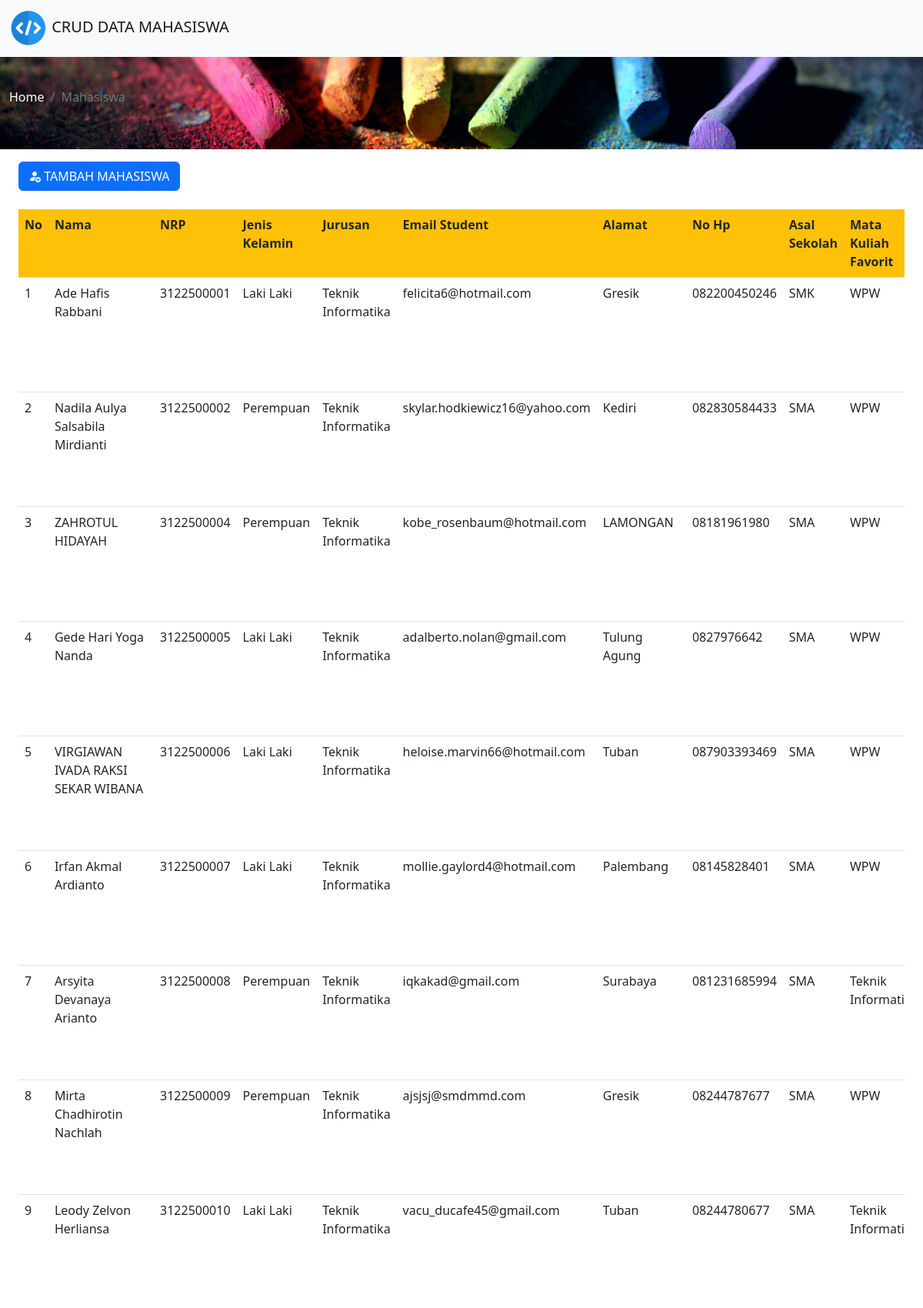
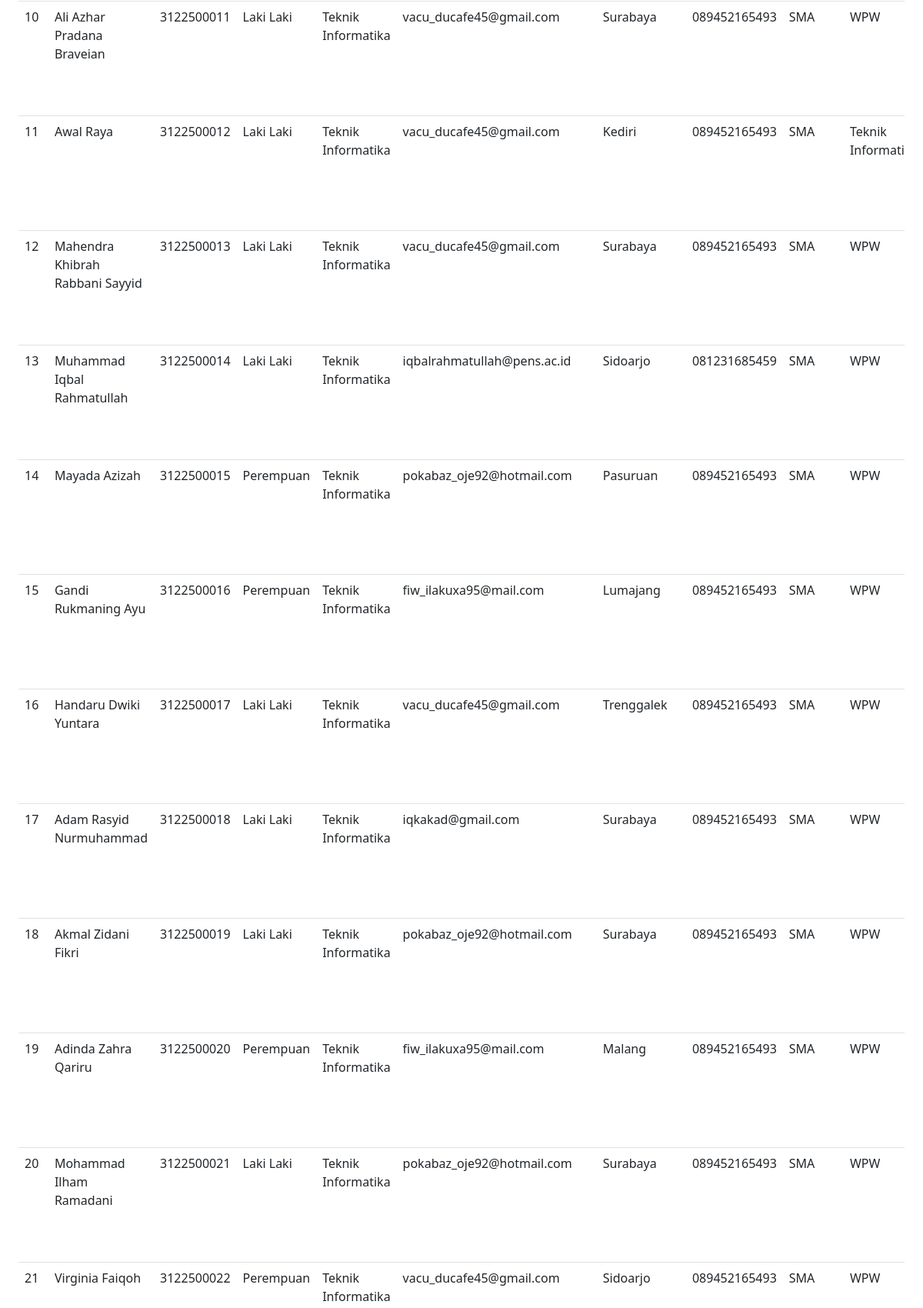
The page / (upper part) on the database its author committed (2 pictures, top to bottom).
### tables this page shows
CREATE TABLE `mahasiswa` (
  `id` int(11) NOT NULL,
  `nama` varchar(50) NOT NULL,
  `nrp` char(11) NOT NULL,
  `jenis_kelamin` set('Laki Laki','Perempuan','','') NOT NULL,
  `jurusan` varchar(20) NOT NULL,
  `email_student` varchar(50) NOT NULL,
  `alamat` varchar(20) NOT NULL,
  `phone` varchar(12) NOT NULL,
  `asal_sekolah` varchar(20) NOT NULL,
  `mata_kuliah_favorit` varchar(20) NOT NULL,
  `hobi` varchar(20) NOT NULL
);

### index.php (the view, shortened to what this page needs)
<!DOCTYPE html>
<html>
<head>
    <link rel="stylesheet" href="./assets/style.css">
    <link rel="stylesheet" href="https://cdn.jsdelivr.net/npm/bootstrap-icons@1.10.3/font/bootstrap-icons.css">
    <link href="https://cdn.jsdelivr.net/npm/bootstrap@5.2.3/dist/css/bootstrap.min.css" rel="stylesheet">
</head>
<body>
    <nav class="navbar bg-light">
        <div class="container-fluid">
            <a class="navbar-brand" href="#">
                <img src="./assets/logo.png" alt="Logo" width="50" class="d-inline-block align-text-center">
                CRUD DATA MAHASISWA
            </a>
        </div>
    </nav>
    <div class="container-fluid header mb-3">
        <nav aria-label="breadcrumb">
            <ol class="breadcrumb text-white">
                <li class="breadcrumb-item" aria-current="page">Home</li>
                <li class="breadcrumb-item active" aria-current="page">Mahasiswa</li>
            </ol>
        </nav>
    </div>
    <div class="container-fluid px-4">
        <a class="btn btn-primary" href="tambah.php"><i class="bi bi-person-fill-add"></i> TAMBAH MAHASISWA</a>
        <br />
        <br />
        <div class="table-responsive">
            <table class="table table-hover border-bottom">
                <tr class="bg-warning">
                    <th>No</th>
                    <th>Nama</th>
                    <th>NRP</th>
                    <th>Jenis Kelamin</th>
                    <th>Jurusan</th>
                    <th>Email Student</th>
                    <th>Alamat</th>
                    <th>No Hp</th>
                    <th>Asal Sekolah</th>
                    <th>Mata Kuliah Favorit</th>
                </tr>
                <?php
                include 'koneksi.php';
                $data = mysqli_query($koneksi, "select * from mahasiswa");
                while ($d = mysqli_fetch_array($data)) {
                ?>
                    <tr>
                        <td><?php echo $d['id']; ?></td>
                        <td><?php echo $d['nama']; ?></td>
                        <td><?php echo $d['nrp']; ?></td>
                        <td><?php echo $d['jenis_kelamin']; ?></td>
                        <td><?php echo $d['jurusan']; ?></td>
                        <td><?php echo $d['email_student']; ?></td>
                        <td><?php echo $d['alamat']; ?></td>
                        <td><?php echo $d['phone']; ?></td>
                        <td><?php echo $d['asal_sekolah']; ?></td>
                        <td><?php echo $d['mata_kuliah_favorit']; ?></td>
                    </tr>
                <?php
                }
                ?>
            </table>
        </div>
    </div>
</body>
</html>

### assets/style.css (style rules this page uses)
.header { width: 100%; height: 120px; background: url(./header.jpg); background-repeat: no-repeat; display: flex; align-items: center; background-size: cover; background-position: center; }

### rows shown on the page
mahasiswa: id "1", nama "Ade Hafis Rabbani", nrp "3122500001", jenis_kelamin "Laki Laki", jurusan "Teknik Informatika", email_student "felicita6@hotmail.com", alamat "Gresik", phone "082200450246", asal_sekolah "SMK", mata_kuliah_favorit "WPW"
mahasiswa: id "2", nama "Nadila Aulya Salsabila Mirdianti", nrp "3122500002", jenis_kelamin "Perempuan", jurusan "Teknik Informatika", email_student "skylar.hodkiewicz16@yahoo.com", alamat "Kediri", phone "082830584433", asal_sekolah "SMA", mata_kuliah_favorit "WPW"
mahasiswa: id "3", nama "ZAHROTUL HIDAYAH", nrp "3122500004", jenis_kelamin "Perempuan", jurusan "Teknik Informatika", email_student "kobe_rosenbaum@hotmail.com", alamat "LAMONGAN", phone "08181961980", asal_sekolah "SMA", mata_kuliah_favorit "WPW"
mahasiswa: id "4", nama "Gede Hari Yoga Nanda", nrp "3122500005", jenis_kelamin "Laki Laki", jurusan "Teknik Informatika", email_student "adalberto.nolan@gmail.com", alamat "Tulung Agung", phone "0827976642", asal_sekolah "SMA", mata_kuliah_favorit "WPW"
mahasiswa: id "5", nama "VIRGIAWAN IVADA RAKSI SEKAR WIBANA", nrp "3122500006", jenis_kelamin "Laki Laki", jurusan "Teknik Informatika", email_student "heloise.marvin66@hotmail.com", alamat "Tuban", phone "087903393469", asal_sekolah "SMA", mata_kuliah_favorit "WPW"
mahasiswa: id "6", nama "Irfan Akmal Ardianto", nrp "3122500007", jenis_kelamin "Laki Laki", jurusan "Teknik Informatika", email_student "mollie.gaylord4@hotmail.com", alamat "Palembang", phone "08145828401", asal_sekolah "SMA", mata_kuliah_favorit "WPW"
mahasiswa: id "7", nama "Arsyita Devanaya Arianto", nrp "3122500008", jenis_kelamin "Perempuan", jurusan "Teknik Informatika", email_student "iqkakad@gmail.com", alamat "Surabaya", phone "081231685994", asal_sekolah "SMA", mata_kuliah_favorit "Teknik…"
mahasiswa: id "8", nama "Mirta Chadhirotin Nachlah", nrp "3122500009", jenis_kelamin "Perempuan", jurusan "Teknik Informatika", email_student "ajsjsj@smdmmd.com", alamat "Gresik", phone "08244787677", asal_sekolah "SMA", mata_kuliah_favorit "WPW"
mahasiswa: id "9", nama "Leody Zelvon Herliansa", nrp "3122500010", jenis_kelamin "Laki Laki", jurusan "Teknik Informatika", email_student "vacu_ducafe45@gmail.com", alamat "Tuban", phone "08244780677", asal_sekolah "SMA", mata_kuliah_favorit "Teknik…"
mahasiswa: id "10", nama "Ali Azhar Pradana Braveian", nrp "3122500011", jenis_kelamin "Laki Laki", jurusan "Teknik Informatika", email_student "vacu_ducafe45@gmail.com", alamat "Surabaya", phone "089452165493", asal_sekolah "SMA", mata_kuliah_favorit "WPW"
mahasiswa: id "11", nama "Awal Raya", nrp "3122500012", jenis_kelamin "Laki Laki", jurusan "Teknik Informatika", email_student "vacu_ducafe45@gmail.com", alamat "Kediri", phone "089452165493", asal_sekolah "SMA", mata_kuliah_favorit "Teknik…"
mahasiswa: id "12", nama "Mahendra Khibrah Rabbani Sayyid", nrp "3122500013", jenis_kelamin "Laki Laki", jurusan "Teknik Informatika", email_student "vacu_ducafe45@gmail.com", alamat "Surabaya", phone "089452165493", asal_sekolah "SMA", mata_kuliah_favorit "WPW"
mahasiswa: id "13", nama "Muhammad Iqbal Rahmatullah", nrp "3122500014", jenis_kelamin "Laki Laki", jurusan "Teknik Informatika", email_student "iqbalrahmatullah@pens.ac.id", alamat "Sidoarjo", phone "081231685459", asal_sekolah "SMA", mata_kuliah_favorit "WPW"
mahasiswa: id "14", nama "Mayada Azizah", nrp "3122500015", jenis_kelamin "Perempuan", jurusan "Teknik Informatika", email_student "pokabaz_oje92@hotmail.com", alamat "Pasuruan", phone "089452165493", asal_sekolah "SMA", mata_kuliah_favorit "WPW"
mahasiswa: id "15", nama "Gandi Rukmaning Ayu", nrp "3122500016", jenis_kelamin "Perempuan", jurusan "Teknik Informatika", email_student "fiw_ilakuxa95@mail.com", alamat "Lumajang", phone "089452165493", asal_sekolah "SMA", mata_kuliah_favorit "WPW"
mahasiswa: id "16", nama "Handaru Dwiki Yuntara", nrp "3122500017", jenis_kelamin "Laki Laki", jurusan "Teknik Informatika", email_student "vacu_ducafe45@gmail.com", alamat "Trenggalek", phone "089452165493", asal_sekolah "SMA", mata_kuliah_favorit "WPW"
mahasiswa: id "17", nama "Adam Rasyid Nurmuhammad", nrp "3122500018", jenis_kelamin "Laki Laki", jurusan "Teknik Informatika", email_student "iqkakad@gmail.com", alamat "Surabaya", phone "089452165493", asal_sekolah "SMA", mata_kuliah_favorit "WPW"
mahasiswa: id "18", nama "Akmal Zidani Fikri", nrp "3122500019", jenis_kelamin "Laki Laki", jurusan "Teknik Informatika", email_student "pokabaz_oje92@hotmail.com", alamat "Surabaya", phone "089452165493", asal_sekolah "SMA", mata_kuliah_favorit "WPW"
mahasiswa: id "19", nama "Adinda Zahra Qariru", nrp "3122500020", jenis_kelamin "Perempuan", jurusan "Teknik Informatika", email_student "fiw_ilakuxa95@mail.com", alamat "Malang", phone "089452165493", asal_sekolah "SMA", mata_kuliah_favorit "WPW"
mahasiswa: id "20", nama "Mohammad Ilham Ramadani", nrp "3122500021", jenis_kelamin "Laki Laki", jurusan "Teknik Informatika", email_student "pokabaz_oje92@hotmail.com", alamat "Surabaya", phone "089452165493", asal_sekolah "SMA", mata_kuliah_favorit "WPW"
mahasiswa: id "21", nama "Virginia Faiqoh", nrp "3122500022", jenis_kelamin "Perempuan", jurusan "Teknik Informatika", email_student "vacu_ducafe45@gmail.com", alamat "Sidoarjo", phone "089452165493", asal_sekolah "SMA", mata_kuliah_favorit "WPW"
